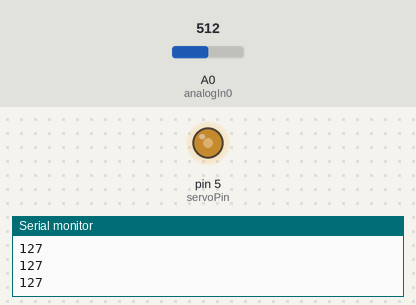
Simulated run of this sketch. Board: Arduino Uno, built with avr-gcc and run on an emulated ATmega328P. On the bench: output pins drawn as LEDs (lit = HIGH), the last lines printed to the serial monitor. The inputs (shaded band) are chosen by the test bench; at power-on: A0 (analogIn0) = 512.

Above: at 1.2 s.
1.3 s: A0 (analogIn0) set to 716
At 2.3 s:
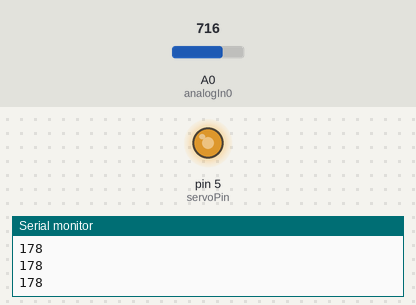
2.8 s: A0 (analogIn0) set to 900
At 3.5 s:
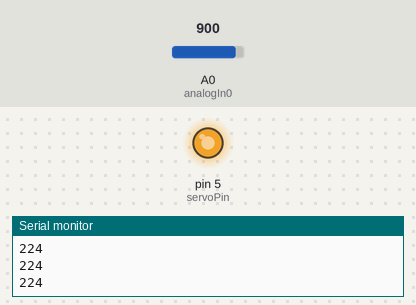
4.3 s: A0 (analogIn0) set to 122
At 5.5 s:
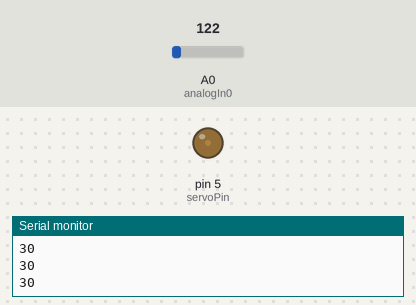
5.8 s: A0 (analogIn0) set to 0
At 6.9 s:
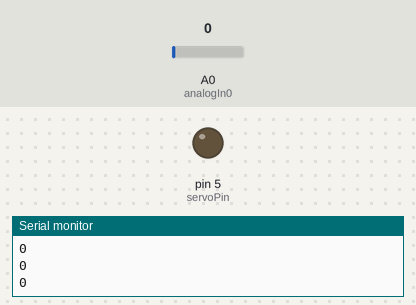
7.3 s: A0 (analogIn0) set to 511
At 8.0 s:
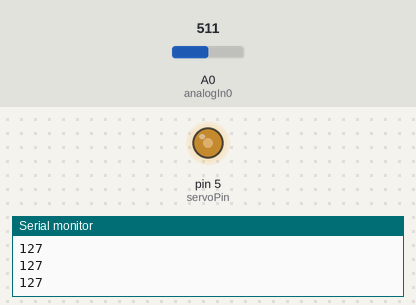
Timing chart, 0 to 9.8 s (numbered marks = the images above; inputs shaded):
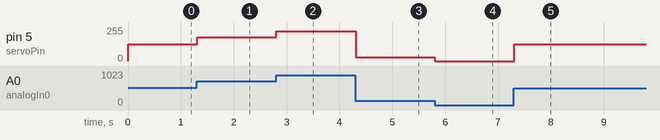

Measured:
- after the input at 1.3 s, pin 5 (servoPin): 127/255 → 178/255 at once
- after the input at 2.8 s, pin 5 (servoPin): 178/255 → 224/255 at once
- after the input at 4.3 s, pin 5 (servoPin): 224/255 → 30/255 at once
- after the input at 5.8 s, pin 5 (servoPin): 30/255 → 0/255 at once
- after the input at 7.3 s, pin 5 (servoPin): 0/255 → 127/255 at once

The sketch:

opdracht14Delano.ino
```cpp
/*Huiswerk Opdacht 14
Delano Koster 5035007

10-09-24
*/

const int analogIn0 = A0;
const int servoPin = 5;

void setup() {
  pinMode(analogIn0, INPUT);
  Serial.begin(9600);
}

void loop() {
  int potValue = analogRead(analogIn0);

  int value = map(potValue, 0, 1023, 0, 255);;
  Serial.println(value);
  analogWrite(servoPin, value);
}
```
